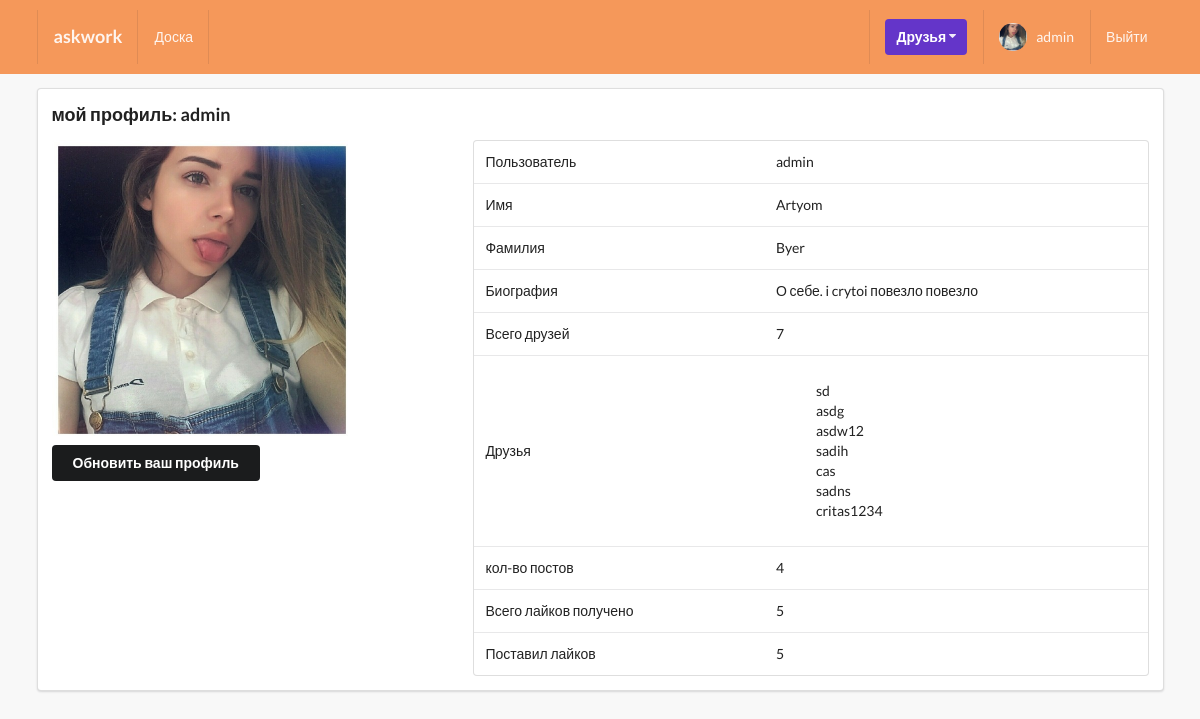
Screenshot of /profiles/myprofile/ (signed in) with the database file from the repository.
### profiles/models.py (models this page shows, shortened)
class Profile(models.Model):
    class Meta:
        verbose_name = "Профиль"
        verbose_name_plural = "Профили"
    first_name = models.CharField(max_length=200, blank=True, verbose_name="Имя")
    second_name = models.CharField(max_length=200, blank=True, verbose_name="Фамилия")
    user = models.OneToOneField(User, on_delete=models.CASCADE, verbose_name="Пользователь")
    bio = models.TextField(default="О себе. ", max_length=300, verbose_name="Биография")
    email = models.EmailField(max_length=200, blank=True, verbose_name="Почта")
    country = models.CharField(max_length=200, blank=True, verbose_name="Страна")
    avatar = models.ImageField(default="avatar.png", upload_to="avatars/", verbose_name="Аватар")
    friends = models.ManyToManyField(User, blank=True, related_name='friends', verbose_name="Друзья")
    slug = models.SlugField(unique=True, blank=True, verbose_name="Слог")
    updated = models.DateTimeField(auto_now=True, verbose_name="Обновлен")
    created = models.DateTimeField(auto_now_add=True, verbose_name="Создан")
    objects = ProfileManager()
    def get_friends(self):
        return self.friends.all()
    def get_friends_no(self):
        return self.friends.all().count()
    def get_post_no(self):
        return self.posts.all().count()
    def get_likes_given_no(self):
        likes = self.like_set.all()
        total_liked = 0
        for item in likes:
            if item.value == 'Like':
                total_liked += 1
        return total_liked
    def get_likes_recieved_no(self):
        posts = self.posts.all()
        total_liked = 0
        for item in posts:
            total_liked += item.liked.all().count()
        return total_liked
    __initial_first_name = None
    __initial_second_name = None
    def __init__(self, *args, **kwargs):
        super().__init__(*args, **kwargs)
        self.__initial_first_name = self.first_name
        self.__initial_second_name = self.second_name

### posts/models.py (models this page shows, shortened)
class Like(models.Model):
    user = models.ForeignKey(Profile, on_delete=models.CASCADE, verbose_name="Пользователь")
    post = models.ForeignKey(Post, on_delete=models.CASCADE, verbose_name="Пост")
    value = models.CharField(max_length=10, choices=LIKE_CHOICES, verbose_name="Значение")
    updated = models.DateTimeField(auto_now=True, verbose_name="Обновлен")
    created = models.DateTimeField(auto_now_add=True, verbose_name="Создан")
    class Meta:
        verbose_name = "Лайк"
        verbose_name_plural = 'Лайки'

class Post(models.Model):
    class Meta:
        verbose_name = "Пост"
        verbose_name_plural = 'Посты'
        ordering = ('-created',)
    content = models.TextField(verbose_name="Пост")
    image = models.ImageField(upload_to='posts', validators=[FileExtensionValidator(['png', 'jpg', 'jpeg', 'gif'])],
                              blank=True, verbose_name="Изображение")
    liked = models.ManyToManyField(Profile, blank=True, related_name='likes', verbose_name="Лайкнул")
    updated = models.DateTimeField(auto_now=True, verbose_name="Обновлен")
    created = models.DateTimeField(auto_now_add=True, verbose_name="Создан")
    author = models.ForeignKey(Profile, on_delete=models.CASCADE, related_name="posts", verbose_name="Автор")

### profiles/views.py (the view)
# urls.py: path('myprofile/', my_profile_view, name='my-profile'),
@login_required
def my_profile_view(request):
    profile = Profile.objects.get(user=request.user)
    form = ProfileModelForm(request.POST or None, request.FILES or None, instance=profile)
    confirm = False
    if request.method == 'POST':
        if form.is_valid():
            form.save()
            confirm = True
    context = {"profile": profile, 'form': form, 'confirm': confirm}
    return render(request, 'profiles/myprofile.html', context)

### profiles/context_processors.py (called while the page is built)
def profile_pic(request):
    if request.user.is_authenticated:
        profile_obj = Profile.objects.get(user=request.user)
        pic = profile_obj.avatar
        return {'picture': pic}
    return {}

def invatations_received_no(request):
    if request.user.is_authenticated:
        profile_obj = Profile.objects.get(user=request.user)
        qs_count = Relationship.objects.invatations_received(profile_obj).count()
        return {'invites_num': qs_count}
    return {}

### profiles/models.py (called while the page is built)
    def invatations_received(self, receiver):
        qs = Relationship.objects.filter(receiver=receiver, status='send')
        return qs

### profiles/templates/profiles/myprofile.html (shortened to what this page needs)
{% extends 'base.html' %}
{% block content %}
<div class="ui segment">
    <h3>мой профиль: {{request.user}}</h3>
    <div class="ui grid">
        <div class='row'>
            <div class='six wide column'>
                <img class="ui medium rounded image" src={{profile.avatar.url}}>
                <div class="row mt-5">
                    <button class='ui secondary button' id='modal-btn'>Обновить ваш профиль</button>
                </div>
            </div>
            <div class="ten wide column">
                <table class="ui table">
                    <tbody>
                        <tr>
                            <td>Пользователь</td>
                            <td>{{profile.user}}</td>
                        </tr>
                        <tr>
                            <td>Имя</td>
                            <td>{{profile.first_name}}</td>
                        </tr>
                        <tr>
                            <td>Фамилия</td>
                            <td>{{profile.second_name}}</td>
                        </tr>
                        <tr>
                            <td>Биография</td>
                            <td>{{profile.bio}}</td>
                        </tr>
                        <tr>
                            <td>Всего друзей</td>
                            <td>{{profile.get_friends_no}}</td>
                        </tr>
                        <tr>
                            <td>Друзья</td>
                            <td>
                                <ul>
                                    {% for friend in profile.get_friends %}
                                        <li style="list-style: none; margin: 0; padding: 0;">{{friend}}</li>
                                    {% endfor %}
                                </ul>
                            </td>
                        </tr>
                        <tr>
                            <td>кол-во постов</td>
                            <td>{{profile.get_post_no}}</td>
                        </tr>
                        <tr>
                            <td>Всего лайков получено</td>
                            <td>{{profile.get_likes_given_no}}</td>
                        </tr>
                        <tr>
                            <td>Поставил лайков</td>
                            <td>{{profile.get_likes_recieved_no}}</td>
                        </tr>
                    </tbody>
                </table>
            </div>
        </div>
    </div>
</div>
{% endblock content %}

### templates/main/navbar.html (shortened to what this page needs)
{% url 'home-view' as path_to_home %}
{% url 'posts:main-post-view' as path_to_posts %}
{% url 'profiles:my-profile-view' as path_to_my_profile %}
<div class="ui inverted menu brown nav2 mb-7">
  <div class="ui container">
    <a href="{{path_to_home}}" class="{% if request.path == path_to_home %}active{% endif %} item">
        <h3>askwork</h3>
    </a>
    {% if request.user.is_authenticated %}
    <a href="{{path_to_posts}}" class="{% if request.path == path_to_posts %}active{% endif %} item">
        Доска
    </a>
    {% endif %}
    <div class="right menu">
        {% if request.user.is_authenticated %}
        <div class="item">
            <div class="ui floating dropdown icon button violet"> Друзья
                <i class="dropdown icon"></i>
             </div>
        </div>
            <a href="/profiles/myprofile/" class="{% if request.path == path_to_my_profile %}active{% endif %} item">
                <img class="ui avatar image" src={{picture.url}} />&nbsp;
                 {{ request.user }}
            </a>
            <a href="{% url 'account_logout' %}" class="ui item">
                Выйти
            </a>
        {% else %}
        <a href="{% url 'account_login' %}" class="ui item">
                Войти
            </a>
        {% endif %}
    </div>
  </div>
</div>

### static_project/style.css (style rules this page uses)
body { background: #F8F8F8 !important; }
.mb-7 { margin-bottom: 7px !important; }
.mt-5 { margin-top: 5px !important; }
.nav2 { border-radius: 0px !important; padding: 10px 0 10px 0 !important; background-color: #f5985a !important; }

### rows the page displays
Profile: avatar (picture), user "admin", first_name "Artyom", second_name "Byer", bio "О себе. i crytoi повезло повезло", get_friends_no "7", get_post_no "4", get_likes_given_no "5", get_likes_recieved_no "5"

### other values shown
{{ request.user }} "admin"
{{ friend }} "sd"
{{ friend }} "asdg"
{{ friend }} "asdw12"
{{ friend }} "sadih"
{{ friend }} "cas"
{{ friend }} "sadns"
{{ friend }} "critas1234"
